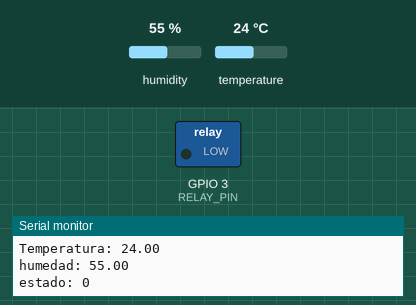
Recording of a sketch running on a simulated ESP8266 (NodeMCU). Parts: switched loads named in the sketch (green lamp = pin HIGH), the last lines printed to the serial monitor. The test bench sets the inputs (shaded band); at power-on: temperature 24 °C, humidity 55 %. WiFi joins after 1.5 s; servers stay silent unless stated; uploads are accepted with an empty reply.

Above: at 3.2 s.
3.3 s: temperature set to 29.4 °C
6.0 s: temperature set to 30.7 °C
At 6.9 s:
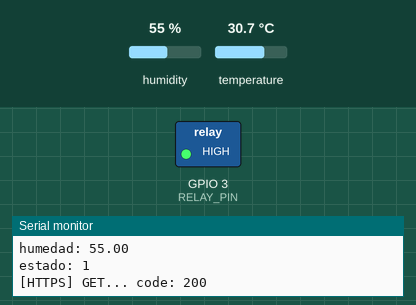
Timing chart, 0 to 9.0 s (numbered marks = the images above; inputs shaded):
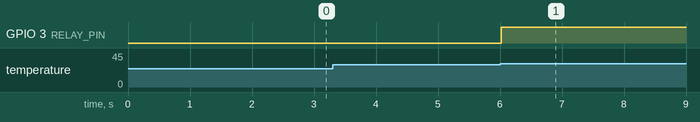

The sketch:

Esp8266.ino
```cpp
#include <DHT.h>
#include <ESP8266WiFi.h>
#include <ESP8266HTTPClient.h>

#define DHTPIN 2
#define DHTTYPE DHT22
DHT dht(DHTPIN, DHTTYPE);

#define RELAY_PIN 3
int TEMPERATURE_THRESHOLD = 30.0;


char* ssid = "su red wifi";
char* password = "su contraseña";
String url = "su endpoint. ejemplo: https://miapi.com/guardar_datos";
String host = "su host. ejemplo: https://miapi.com/";
const int httpsPort = 8080;


float temperature = 0;
float humidity = 0;

const int buttonPin = 4;
const int potentiometerPin = A0;
int buttonState = HIGH;
int lastButtonState = HIGH;
unsigned long lastDebounceTime = 0;
unsigned long debounceDelay = 50;
int newSetpoint = 30;
bool readingMode = false;
unsigned long lastprint = 0;
unsigned long lastActivationTime = 0;
const unsigned long activationDuration = 60000;  // 10 minutos en milisegundos
const unsigned long cooldownDuration = 30000;    // 5 minutos en milisegundos
bool relayActive = false;
bool cooldownActive = false;
unsigned long cooldownStartTime = 0;

void setup() {
  Serial.begin(9600);
  dht.begin();
  pinMode(RELAY_PIN, OUTPUT);
  pinMode(buttonPin, INPUT);

  // Conectar a la red Wi-Fi
  WiFi.begin(ssid, password);
  while (WiFi.status() != WL_CONNECTED) {
    delay(1000);
    Serial.println("Conectando a WiFi...");
  }
  Serial.println("Conexión exitosa a WiFi");
}

void loop() {
  //int reading = digitalRead(buttonPin);
  //changeStatus(reading);
  if (readingMode) {
    int mappedValue = map(analogRead(potentiometerPin), 0, 1023, 0, 50);
    if (mappedValue != newSetpoint) {
      newSetpoint = mappedValue;
      Serial.print("Nuevo valor de potenciómetro: ");
      Serial.println(newSetpoint);
    }
  }

  if (!readingMode) {
    unsigned long currentTime = millis();
    temperature = dht.readTemperature();
    humidity = dht.readHumidity();
    if (isnan(temperature)) {
      Serial.println("Error al leer la temperatura");
      delay(1000);
      return;
    }
    if (millis() - lastprint > 1000) {
      Serial.print("Temperatura: ");
      Serial.println(temperature);
      Serial.print("humedad: ");
      Serial.println(humidity);
      Serial.print("estado: ");
      Serial.println(relayActive);
      lastprint = millis();
      subir_datos();
    }
    if (!cooldownActive && temperature > TEMPERATURE_THRESHOLD && !relayActive) {
      activateRelay(currentTime);
    }

    if (relayActive && currentTime - lastActivationTime >= activationDuration) {
      deactivateRelay(currentTime);
    }

    if (cooldownActive && currentTime - cooldownStartTime >= cooldownDuration) {
      cooldownActive = false;
    }
  }


}


void changeStatus(int reading) {
  if (reading != lastButtonState) {
    lastDebounceTime = millis();
  }

  if ((millis() - lastDebounceTime) > debounceDelay) {
    if (reading != buttonState) {
      buttonState = reading;
      if (buttonState == LOW) {
        if (!readingMode) {
          readingMode = true;
          Serial.println("Modo lectura activado");
        } else {
          readingMode = false;
          TEMPERATURE_THRESHOLD = newSetpoint;
          Serial.print("Modo lectura desactivado. Nuevo setpoint: ");
          Serial.println(TEMPERATURE_THRESHOLD);
        }
      }
    }
  }

  lastButtonState = reading;
}

void activateRelay(unsigned long currentTime) {
  digitalWrite(RELAY_PIN, HIGH);
  relayActive = true;
  lastActivationTime = currentTime;
  Serial.println("Rele activado");
}

void deactivateRelay(unsigned long currentTime) {
  digitalWrite(RELAY_PIN, LOW);
  cooldownActive = true;
  cooldownStartTime = currentTime;
  relayActive = false;
  Serial.println("Rele desactivado");
}

void subir_datos() {
  if ((WiFi.status() == WL_CONNECTED)) {

    std::unique_ptr<BearSSL::WiFiClientSecure>client(new BearSSL::WiFiClientSecure);

    // Ignore SSL certificate validation
    client->setInsecure();

    //create an HTTPClient instance
    HTTPClient https;

    //Initializing an HTTPS communication using the secure client
    float voltaje = 24.7;
    int consumo = 1000;
    String control = "Encendido";
    if (https.begin(*client, url)) {  // HTTPS
      https.addHeader("Content-Type", "application/x-www-form-urlencoded");


      String postData = "temperatura=" + String(temperature) +
                        "&humedad=" + String(humidity) +
                        "&voltaje=" + String(voltaje) +
                        "&consumo=" + String(consumo) +
                        "&control=" + String(control);
      https.addHeader("Content-Length", String(postData.length()));
      // Send HTTP POST request
      int httpCode = https.POST(postData);
      // httpCode will be negative on error
      if (httpCode > 0) {
        // HTTP header has been send and Server response header has been handled
        Serial.printf("[HTTPS] GET... code: %d\n", httpCode);
        // file found at server
        if (httpCode == HTTP_CODE_OK || httpCode == HTTP_CODE_MOVED_PERMANENTLY) {
          String payload = https.getString();
          Serial.println(payload);
        }
      } else {
        String payload = https.getString();
        Serial.println(payload);
        Serial.printf("[HTTPS] GET... failed, error: %s\n", https.errorToString(httpCode).c_str());
      }

      https.end();
    } else {
      Serial.printf("[HTTPS] Unable to connect\n");
    }
  }
}
```

Measured:
- the behaviour switches between 30 and 30.1 °C on temperature (found by bisection; images 0 and 1)
- after the input at 6.0 s, GPIO 3 (RELAY_PIN): LOW → HIGH at once
